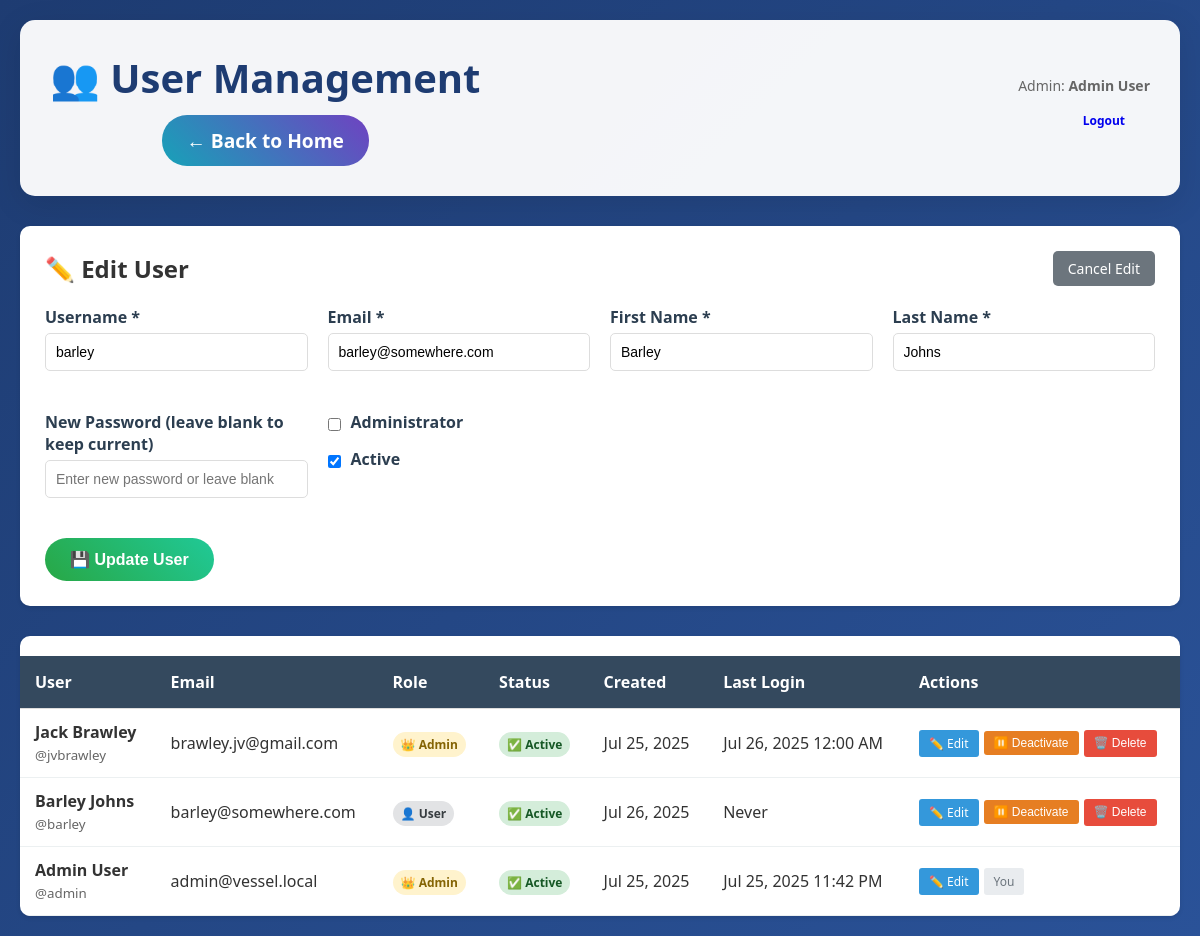
Page /manage_users.php?edit=3 (signed in) on the committed database.
### tables this page shows
CREATE TABLE `users` (
  `UserID` int(11) NOT NULL AUTO_INCREMENT,
  `Username` varchar(50) NOT NULL,
  `Email` varchar(100) NOT NULL,
  `PasswordHash` varchar(255) NOT NULL,
  `FirstName` varchar(50) NOT NULL,
  `LastName` varchar(50) NOT NULL,
  `IsAdmin` tinyint(1) DEFAULT 0,
  `IsActive` tinyint(1) DEFAULT 1,
  `CreatedDate` timestamp NOT NULL DEFAULT current_timestamp(),
  `LastLogin` timestamp NULL DEFAULT NULL,
  `ResetToken` varchar(100) DEFAULT NULL,
  `ResetTokenExpiry` timestamp NULL DEFAULT NULL,
  PRIMARY KEY (`UserID`),
  UNIQUE KEY `Username` (`Username`),
  UNIQUE KEY `Email` (`Email`)
);

### auth_functions.php (called while the page is built, shortened)
<?php
function is_logged_in() {
    return isset($_SESSION['user_id']) && !empty($_SESSION['user_id']);
}
function get_logged_in_user() {
    return [
        'user_id' => $_SESSION['user_id'],
        'username' => $_SESSION['username'],
        'first_name' => $_SESSION['first_name'],
        'last_name' => $_SESSION['last_name'],
        'full_name' => $_SESSION['first_name'] . ' ' . $_SESSION['last_name'],
        'is_admin' => $_SESSION['is_admin'] ?? false
    ];
}
function get_all_users($conn) {
    $sql = "SELECT UserID, Username, Email, FirstName, LastName, IsAdmin, IsActive, CreatedDate, LastLogin FROM users ORDER BY LastName, FirstName";
    return $conn->query($sql)->fetch_all(MYSQLI_ASSOC);
}
?>

### manage_users.php (the view, shortened to what this page needs)
<?php
require_once 'config.php';
require_once 'auth_functions.php';
$users = get_all_users($conn);
$current_user = get_logged_in_user();
$edit_user = null;
if (isset($_GET['edit'])) {
    $edit_id = (int)$_GET['edit'];
    foreach ($users as $user) {
        if ($user['UserID'] == $edit_id) {
            $edit_user = $user;
            break;
        }
    }
}
?>
<!DOCTYPE html>
<html lang="en">
<head>
    <link rel="stylesheet" href="style.css">
</head>
<body>
    <div class="container user-management">
        <header>
            <div style="display: flex; justify-content: space-between; align-items: center;">
                <div>
                    <h1>👥 User Management</h1>
                    <p><a href="index.php" class="btn btn-info">← Back to Home</a></p>
                </div>
                <div style="text-align: right;">
                    <div style="color: #666; font-size: 14px; margin-bottom: 5px;">
                        Admin: <strong><?= htmlspecialchars($current_user['full_name']) ?></strong>
                    </div>
                    <a href="logout.php" class="btn btn-secondary" style="font-size: 12px;">Logout</a>
                </div>
            </div>
        </header>
        <div class="user-form">
            <div class="section-header">
                <h2><?= $edit_user ? '✏️ Edit User' : '➕ Add New User' ?></h2>
                <?php if ($edit_user): ?>
                    <a href="?action=manage" class="cancel-edit">Cancel Edit</a>
                <?php endif; ?>
            </div>
            <form method="POST" autocomplete="on">
                <div class="form-grid">
                    <div class="form-group">
                        <label for="username">Username *</label>
                        <input type="text" id="username" name="username" required
                               autocomplete="username"
                               value="<?= htmlspecialchars($edit_user['Username'] ?? '') ?>">
                    </div>
                    <div class="form-group">
                        <label for="email">Email *</label>
                        <input type="email" id="email" name="email" required
                               autocomplete="email"
                               value="<?= htmlspecialchars($edit_user['Email'] ?? '') ?>">
                    </div>
                    <div class="form-group">
                        <label for="first_name">First Name *</label>
                        <input type="text" id="first_name" name="first_name" required
                               autocomplete="given-name"
                               value="<?= htmlspecialchars($edit_user['FirstName'] ?? '') ?>">
                    </div>
                    <div class="form-group">
                        <label for="last_name">Last Name *</label>
                        <input type="text" id="last_name" name="last_name" required
                               autocomplete="family-name"
                               value="<?= htmlspecialchars($edit_user['LastName'] ?? '') ?>">
                    </div>
                    <div class="form-group">
                        <label for="password"><?= $edit_user ? 'New Password (leave blank to keep current)' : 'Password *' ?></label>
                        <input type="password" id="password" name="<?= $edit_user ? 'new_password' : 'password' ?>"
                               <?= $edit_user ? '' : 'required' ?> minlength="6"
                               autocomplete="<?= $edit_user ? 'new-password' : 'new-password' ?>"
                               placeholder="<?= $edit_user ? 'Enter new password or leave blank' : 'At least 6 characters' ?>">
                    </div>
                    <div class="form-group">
                        <div class="checkbox-group">
                            <input type="checkbox" id="is_admin" name="is_admin"
                                   <?= ($edit_user && $edit_user['IsAdmin']) ? 'checked' : '' ?>>
                            <label for="is_admin">Administrator</label>
                        </div>
                        <?php if ($edit_user): ?>
                            <div class="checkbox-group" style="margin-top: 10px;">
                                <input type="checkbox" id="is_active" name="is_active"
                                       <?= ($edit_user && $edit_user['IsActive']) ? 'checked' : '' ?>>
                                <label for="is_active">Active</label>
                            </div>
                        <?php endif; ?>
                    </div>
                </div>
                <button type="submit" name="<?= $edit_user ? 'update_user' : 'add_user' ?>" class="btn btn-success">
                    <?= $edit_user ? '💾 Update User' : '➕ Add User' ?>
                </button>
            </form>
        </div>
        <div class="users-table">
            <table>
                <thead>
                    <tr>
                        <th>User</th>
                        <th>Email</th>
                        <th>Role</th>
                        <th>Status</th>
                        <th>Created</th>
                        <th>Last Login</th>
                        <th>Actions</th>
                    </tr>
                </thead>
                <tbody>
                    <?php foreach ($users as $user): ?>
                        <tr>
                            <td>
                                <strong><?= htmlspecialchars($user['FirstName'] . ' ' . $user['LastName']) ?></strong><br>
                                <small style="color: #666;">@<?= htmlspecialchars($user['Username']) ?></small>
                            </td>
                            <td><?= htmlspecialchars($user['Email']) ?></td>
                            <td>
                                <span class="user-role <?= $user['IsAdmin'] ? 'admin' : 'user' ?>">
                                    <?= $user['IsAdmin'] ? '👑 Admin' : '👤 User' ?>
                                </span>
                            </td>
                            <td>
                                <span class="user-status <?= $user['IsActive'] ? 'active' : 'inactive' ?>">
                                    <?= $user['IsActive'] ? '✅ Active' : '❌ Inactive' ?>
                                </span>
                            </td>
                            <td><?= date('M j, Y', strtotime($user['CreatedDate'])) ?></td>
                            <td>
                                <?= $user['LastLogin'] ? date('M j, Y g:i A', strtotime($user['LastLogin'])) : 'Never' ?>
                            </td>
                            <td>
                                <div class="action-buttons">
                                    <a href="?edit=<?= $user['UserID'] ?>" class="btn-small btn-edit">✏️ Edit</a>
                                    <?php if ($user['UserID'] != $current_user['user_id']): ?>
                                        <form method="POST" style="display: inline;">
                                            <button type="submit" name="toggle_status" class="btn-small btn-toggle"
                                                    onclick="return confirm('<?= $user['IsActive'] ? 'Deactivate' : 'Activate' ?> this user?')">
                                                <?= $user['IsActive'] ? '⏸️ Deactivate' : '▶️ Activate' ?>
                                            </button>
                                        </form>
                                        <button onclick="showDeleteModal(<?= $user['UserID'] ?>, '<?= htmlspecialchars($user['FirstName'] . ' ' . $user['LastName'], ENT_QUOTES) ?>')"
                                                class="btn-small btn-delete">🗑️ Delete</button>
                                    <?php else: ?>
                                        <span class="btn-small" style="background: #e9ecef; color: #6c757d;">You</span>
                                    <?php endif; ?>
                                </div>
                            </td>
                        </tr>
                    <?php endforeach; ?>
                </tbody>
            </table>
        </div>
    </div>
</body>
</html>

### style.css (style rules this page uses)
* { margin: 0; padding: 0; box-sizing: border-box; }
body { font-family: 'Segoe UI', Tahoma, Geneva, Verdana, sans-serif; background: linear-gradient(135deg, #1e3c72 0%, #2a5298 100%); color: #333; min-height: 100vh; }
.container { max-width: 1200px; margin: 0 auto; padding: 20px; }
header { text-align: center; background: rgba(255, 255, 255, 0.95); border-radius: 15px; padding: 30px; margin-bottom: 30px; box-shadow: 0 8px 32px rgba(0, 0, 0, 0.1); }
header h1 { font-size: 2.5em; color: #1e3c72; margin-bottom: 10px; }
header p { font-size: 1.2em; color: #666; }
.btn { display: inline-block; padding: 12px 25px; text-decoration: none; border-radius: 25px; font-weight: bold; transition: all 0.3s ease; border: none; cursor: pointer; font-size: 1em; }
.btn-success { background: linear-gradient(45deg, #28a745, #20c997); color: white; }
.btn-info { background: linear-gradient(45deg, #17a2b8, #6f42c1); color: white; }
.form-group { margin-bottom: 20px; }
.form-group label { display: block; margin-bottom: 5px; color: #1e3c72; font-weight: bold; }
.form-group input, .form-group select, .form-group textarea { width: 100%; padding: 12px; border: 2px solid #ddd; border-radius: 8px; font-size: 1em; transition: border-color 0.3s ease; }
table { width: 100%; border-collapse: collapse; margin-top: 20px; }
th, td { padding: 12px; text-align: left; border-bottom: 1px solid #ddd; }
th { background: #1e3c72; color: white; font-weight: bold; }

### manage_users.php (style rules this page uses)
.user-management { max-width: 1200px; margin: 0 auto; }
.user-form { background: white; padding: 25px; border-radius: 10px; box-shadow: 0 2px 4px rgba(0,0,0,0.1); margin-bottom: 30px; }
.form-grid { display: grid; grid-template-columns: repeat(auto-fit, minmax(250px, 1fr)); gap: 20px; margin-bottom: 20px; }
.form-group { display: flex; flex-direction: column; }
.form-group label { font-weight: bold; margin-bottom: 5px; color: #2c3e50; }
.form-group input, .form-group select { padding: 10px; border: 1px solid #ddd; border-radius: 5px; font-size: 14px; }
.checkbox-group { display: flex; align-items: center; gap: 10px; }
.checkbox-group input[type="checkbox"] { width: auto; }
.users-table { background: white; border-radius: 10px; box-shadow: 0 2px 4px rgba(0,0,0,0.1); overflow: hidden; }
.users-table table { width: 100%; border-collapse: collapse; }
.users-table th { background: #34495e; color: white; padding: 15px; text-align: left; font-weight: bold; }
.users-table td { padding: 12px 15px; border-bottom: 1px solid #ecf0f1; }
.user-status { padding: 4px 8px; border-radius: 15px; font-size: 12px; font-weight: bold; }
.user-status.active { background: #d4edda; color: #155724; }
.user-role { padding: 4px 8px; border-radius: 15px; font-size: 12px; font-weight: bold; }
.user-role.admin { background: #fff3cd; color: #856404; }
.user-role.user { background: #e2e3e5; color: #383d41; }
.action-buttons { display: flex; gap: 5px; }
.btn-small { padding: 5px 10px; font-size: 12px; text-decoration: none; border-radius: 3px; border: none; cursor: pointer; display: inline-block; }
.btn-edit { background: #3498db; color: white; }
.btn-toggle { background: #e67e22; color: white; }
.btn-delete { background: #e74c3c; color: white; }
.section-header { display: flex; justify-content: space-between; align-items: center; margin-bottom: 20px; }
.cancel-edit { background: #6c757d; color: white; padding: 8px 15px; text-decoration: none; border-radius: 5px; font-size: 14px; }

### rows in the picture
users: username "barley", email "barley@somewhere.com", first_name "Barley", last_name "Johns", IsActive "☑", FirstName+LastName "Barley Johns", Username "barley", Email "barley@somewhere.com", shows "👤 User", shows "✅ Active", CreatedDate "Jul 26, 2025", shows "Never", shows "⏸️ Deactivate"
users: FirstName+LastName "Jack Brawley", Username "jvbrawley", Email "brawley.jv@gmail.com", IsAdmin "👑 Admin", IsActive "✅ Active", CreatedDate "Jul 25, 2025", LastLogin "Jul 26, 2025 12:00 AM"
users: FirstName+LastName "Admin User", Username "admin", Email "admin@vessel.local", IsAdmin "👑 Admin", IsActive "✅ Active", CreatedDate "Jul 25, 2025", LastLogin "Jul 25, 2025 11:42 PM", shows "You"

### other values in the picture
$current_user['full_name'] "Admin User"
